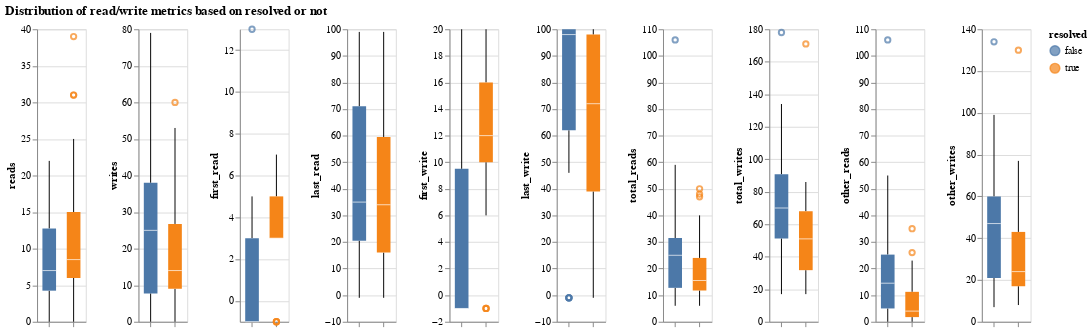

Source (notebook cell):
### Code cell
import altair as alt

# Visualizing the differences in the distributions of the top 3 features based on resolved or not
plots = []
for feature in read_write_columns:
    chart = alt.Chart(mwu).mark_boxplot().encode(
        alt.X("resolved").title(None).axis(labels=False),
        y=feature,
        color="resolved:N"   
    ).properties(
        width=50,
        height=300
    )
    plots.append(chart)

alt.hconcat(*plots).properties(title="Distribution of read/write metrics based on resolved or not")

### Figure 1 — Vega-Lite specification as saved in the notebook (floating-point values rounded to 4 significant figures)
{"config": {"view": {"continuousWidth": 300, "continuousHeight": 300}}, "hconcat": [{"mark": {"type": "boxplot"}, "encoding": {"color": {"field": "resolved", "type": "nominal"}, "x": {"axis": {"labels": false}, "field": "resolved", "title": null, "type": "nominal"}, "y": {"field": "reads", "type": "quantitative"}}, "height": 300, "width": 50}, {"mark": {"type": "boxplot"}, "encoding": {"color": {"field": "resolved", "type": "nominal"}, "x": {"axis": {"labels": false}, "field": "resolved", "title": null, "type": "nominal"}, "y": {"field": "writes", "type": "quantitative"}}, "height": 300, "width": 50}, {"mark": {"type": "boxplot"}, "encoding": {"color": {"field": "resolved", "type": "nominal"}, "x": {"axis": {"labels": false}, "field": "resolved", "title": null, "type": "nominal"}, "y": {"field": "first_read", "type": "quantitative"}}, "height": 300, "width": 50}, {"mark": {"type": "boxplot"}, "encoding": {"color": {"field": "resolved", "type": "nominal"}, "x": {"axis": {"labels": false}, "field": "resolved", "title": null, "type": "nominal"}, "y": {"field": "last_read", "type": "quantitative"}}, "height": 300, "width": 50}, {"mark": {"type": "boxplot"}, "encoding": {"color": {"field": "resolved", "type": "nominal"}, "x": {"axis": {"labels": false}, "field": "resolved", "title": null, "type": "nominal"}, "y": {"field": "first_write", "type": "quantitative"}}, "height": 300, "width": 50}, {"mark": {"type": "boxplot"}, "encoding": {"color": {"field": "resolved", "type": "nominal"}, "x": {"axis": {"labels": false}, "field": "resolved", "title": null, "type": "nominal"}, "y": {"field": "last_write", "type": "quantitative"}}, "height": 300, "width": 50}, {"mark": {"type": "boxplot"}, "encoding": {"color": {"field": "resolved", "type": "nominal"}, "x": {"axis": {"labels": false}, "field": "resolved", "title": null, "type": "nominal"}, "y": {"field": "total_reads", "type": "quantitative"}}, "height": 300, "width": 50}, {"mark": {"type": "boxplot"}, "encoding": {"color": {"field": "resolved", "type": "nominal"}, "x": {"axis": {"labels": false}, "field": "resolved", "title": null, "type": "nominal"}, "y": {"field": "total_writes", "type": "quantitative"}}, "height": 300, "width": 50}, {"mark": {"type": "boxplot"}, "encoding": {"color": {"field": "resolved", "type": "nominal"}, "x": {"axis": {"labels": false}, "field": "resolved", "title": null, "type": "nominal"}, "y": {"field": "other_reads", "type": "quantitative"}}, "height": 300, "width": 50}, {"mark": {"type": "boxplot"}, "encoding": {"color": {"field": "resolved", "type": "nominal"}, "x": {"axis": {"labels": false}, "field": "resolved", "title": null, "type": "nominal"}, "y": {"field": "other_writes", "type": "quantitative"}}, "height": 300, "width": 50}], "data": {"name": "data-4fbc0692ce5afbe325398ae3740a6057"}, "title": "Distribution of read/write metrics based on resolved or not", "$schema": "https://vega.github.io/schema/vega-lite/v5.20.1.json", "datasets": {"data-4fbc0692ce5afbe325398ae3740a6057": [{"resolved": true, "reads": 5, "writes": 6, "total_reads": 7, "total_writes": 17, "other_reads": 2, "other_writes": 11, "first_read": 3, "last_read": 7, "first_write": 10, "last_write": 22}, {"resolved": false, "reads": 22, "writes": 26, "total_reads": 28, "total_writes": 51, "other_reads": 6, "other_writes": 25, "first_read": 3, "last_read": 93, "first_write": 6, "last_write": 100}, {"resolved": true, "reads": 8, "writes": 9, "total_reads": 15, "total_writes": 17, "other_reads": 7, "other_writes": 8, "first_read": 3, "last_read": 25, "first_write": 12, "last_write": 36}, {"resolved": false, "reads": 5, "writes": 79, "total_reads": 24, "total_writes": 178, "other_reads": 19, "other_writes": 99, "first_read": -1, "last_read": 19, "first_write": -1, "last_write": 100}, {"resolved": false, "reads": 5, "writes": 65, "total_reads": 7, "total_writes": 79, "other_reads": 2, "other_writes": 14, "first_read": 3, "last_read": 91, "first_write": 10, "last_write": 100}, {"resolved": true, "reads": 14, "writes": 15, "total_reads": 14, "total_writes": 66, "other_reads": 0, "other_writes": 51, "first_read": 3, "last_read": 85, "first_write": 12, "last_write": 96}, {"resolved": true, "reads": 7, "writes": 5, "total_reads": 12, "total_writes": 36, "other_reads": 5, "other_writes": 31, "first_read": 5, "last_read": 17, "first_write": 18, "last_write": 20}, {"resolved": false, "reads": 10, "writes": 12, "total_reads": 15, "total_writes": 36, "other_reads": 5, "other_writes": 24, "first_read": 3, "last_read": 97, "first_write": 14, "last_write": 46}, {"resolved": true, "reads": 12, "writes": 10, "total_reads": 24, "total_writes": 53, "other_reads": 12, "other_writes": 43, "first_read": 5, "last_read": 59, "first_write": 18, "last_write": 70}, {"resolved": true, "reads": 15, "writes": 7, "total_reads": 15, "total_writes": 32, "other_reads": 0, "other_writes": 25, "first_read": 3, "last_read": 13, "first_write": 16, "last_write": 50}, {"resolved": true, "reads": 5, "writes": 9, "total_reads": 20, "total_writes": 86, "other_reads": 15, "other_writes": 77, "first_read": -1, "last_read": 7, "first_write": -1, "last_write": 32}, {"resolved": true, "reads": 6, "writes": 12, "total_reads": 8, "total_writes": 50, "other_reads": 2, "other_writes": 38, "first_read": 5, "last_read": 33, "first_write": 6, "last_write": 70}, {"resolved": false, "reads": 18, "writes": 3, "total_reads": 26, "total_writes": 55, "other_reads": 8, "other_writes": 52, "first_read": -1, "last_read": 55, "first_write": -1, "last_write": 62}, {"resolved": true, "reads": 0, "writes": 0, "total_reads": 23, "total_writes": 68, "other_reads": 23, "other_writes": 68, "first_read": -1, "last_read": -1, "first_write": -1, "last_write": -1}, {"resolved": true, "reads": 15, "writes": 21, "total_reads": 17, "total_writes": 68, "other_reads": 2, "other_writes": 47, "first_read": 3, "last_read": 59, "first_write": 20, "last_write": 86}, {"resolved": false, "reads": 2, "writes": 0, "total_reads": 29, "total_writes": 87, "other_reads": 27, "other_writes": 87, "first_read": -1, "last_read": 31, "first_write": -1, "last_write": -1}, {"resolved": true, "reads": 8, "writes": 15, "total_reads": 12, "total_writes": 47, "other_reads": 4, "other_writes": 32, "first_read": 7, "last_read": 51, "first_write": 6, "last_write": 74}, {"resolved": true, "reads": 5, "writes": 5, "total_reads": 6, "total_writes": 23, "other_reads": 1, "other_writes": 18, "first_read": 3, "last_read": 5, "first_write": 14, "last_write": 16}, {"resolved": true, "reads": 25, "writes": 14, "total_reads": 47, "total_writes": 57, "other_reads": 22, "other_writes": 43, "first_read": 5, "last_read": 41, "first_write": 16, "last_write": 80}, {"resolved": false, "reads": 6, "writes": 22, "total_reads": 11, "total_writes": 64, "other_reads": 5, "other_writes": 42, "first_read": 5, "last_read": 15, "first_write": 10, "last_write": 62}, {"resolved": true, "reads": 8, "writes": 9, "total_reads": 12, "total_writes": 65, "other_reads": 4, "other_writes": 56, "first_read": 3, "last_read": 61, "first_write": 14, "last_write": 82}, {"resolved": false, "reads": 12, "writes": 35, "total_reads": 15, "total_writes": 76, "other_reads": 3, "other_writes": 41, "first_read": 3, "last_read": 71, "first_write": 12, "last_write": 100}, {"resolved": true, "reads": 19, "writes": 42, "total_reads": 19, "total_writes": 75, "other_reads": 0, "other_writes": 33, "first_read": 3, "last_read": 35, "first_write": 16, "last_write": 100}, {"resolved": false, "reads": 17, "writes": 7, "total_reads": 59, "total_writes": 63, "other_reads": 42, "other_writes": 56, "first_read": -1, "last_read": 99, "first_write": -1, "last_write": 98}, {"resolved": true, "reads": 13, "writes": 41, "total_reads": 48, "total_writes": 171, "other_reads": 35, "other_writes": 130, "first_read": -1, "last_read": 71, "first_write": -1, "last_write": 76}, {"resolved": false, "reads": 10, "writes": 20, "total_reads": 28, "total_writes": 80, "other_reads": 18, "other_writes": 60, "first_read": -1, "last_read": 29, "first_write": -1, "last_write": 84}, {"resolved": true, "reads": 7, "writes": 12, "total_reads": 11, "total_writes": 29, "other_reads": 4, "other_writes": 17, "first_read": 3, "last_read": 17, "first_write": 12, "last_write": 60}, {"resolved": true, "reads": 9, "writes": 14, "total_reads": 9, "total_writes": 31, "other_reads": 0, "other_writes": 17, "first_read": 3, "last_read": 61, "first_write": 12, "last_write": 70}, {"resolved": true, "reads": 5, "writes": 8, "total_reads": 6, "total_writes": 22, "other_reads": 1, "other_writes": 14, "first_read": 3, "last_read": 7, "first_write": 10, "last_write": 40}, {"resolved": true, "reads": 31, "writes": 53, "total_reads": 40, "total_writes": 71, "other_reads": 9, "other_writes": 18, "first_read": 3, "last_read": 65, "first_write": 12, "last_write": 100}, {"resolved": true, "reads": 6, "writes": 9, "total_reads": 9, "total_writes": 23, "other_reads": 3, "other_writes": 14, "first_read": 5, "last_read": 21, "first_write": 12, "last_write": 30}, {"resolved": true, "reads": 31, "writes": 26, "total_reads": 36, "total_writes": 35, "other_reads": 5, "other_writes": 9, "first_read": 3, "last_read": 59, "first_write": 16, "last_write": 100}, {"resolved": true, "reads": 11, "writes": 46, "total_reads": 15, "total_writes": 63, "other_reads": 4, "other_writes": 17, "first_read": 3, "last_read": 47, "first_write": 10, "last_write": 52}, {"resolved": true, "reads": 6, "writes": 44, "total_reads": 32, "total_writes": 77, "other_reads": 26, "other_writes": 33, "first_read": 3, "last_read": 7, "first_write": 12, "last_write": 100}, {"resolved": false, "reads": 5, "writes": 24, "total_reads": 8, "total_writes": 31, "other_reads": 3, "other_writes": 7, "first_read": 3, "last_read": 5, "first_write": 6, "last_write": 100}, {"resolved": false, "reads": 3, "writes": 45, "total_reads": 30, "total_writes": 105, "other_reads": 27, "other_writes": 60, "first_read": -1, "last_read": 25, "first_write": -1, "last_write": 100}, {"resolved": false, "reads": 10, "writes": 28, "total_reads": 21, "total_writes": 48, "other_reads": 11, "other_writes": 20, "first_read": 13, "last_read": 31, "first_write": 20, "last_write": 64}, {"resolved": false, "reads": 19, "writes": 44, "total_reads": 52, "total_writes": 124, "other_reads": 33, "other_writes": 80, "first_read": -1, "last_read": 61, "first_write": -1, "last_write": 98}, {"resolved": true, "reads": 39, "writes": 29, "total_reads": 50, "total_writes": 52, "other_reads": 11, "other_writes": 23, "first_read": 7, "last_read": 99, "first_write": 18, "last_write": 98}, {"resolved": false, "reads": 4, "writes": 27, "total_reads": 24, "total_writes": 79, "other_reads": 20, "other_writes": 52, "first_read": -1, "last_read": 59, "first_write": -1, "last_write": 100}, {"resolved": false, "reads": 13, "writes": 10, "total_reads": 32, "total_writes": 36, "other_reads": 19, "other_writes": 26, "first_read": 5, "last_read": 71, "first_write": 18, "last_write": 84}, {"resolved": false, "reads": 16, "writes": 34, "total_reads": 36, "total_writes": 110, "other_reads": 20, "other_writes": 76, "first_read": -1, "last_read": 99, "first_write": -1, "last_write": 100}, {"resolved": false, "reads": 8, "writes": 39, "total_reads": 8, "total_writes": 54, "other_reads": 0, "other_writes": 15, "first_read": 3, "last_read": 39, "first_write": 4, "last_write": 100}, {"resolved": false, "reads": 1, "writes": 0, "total_reads": 6, "total_writes": 17, "other_reads": 5, "other_writes": 17, "first_read": -1, "last_read": 15, "first_write": -1, "last_write": -1}, {"resolved": false, "reads": 0, "writes": 0, "total_reads": 55, "total_writes": 52, "other_reads": 55, "other_writes": 52, "first_read": -1, "last_read": -1, "first_write": -1, "last_write": -1}, {"resolved": false, "reads": 0, "writes": 0, "total_reads": 106, "total_writes": 134, "other_reads": 106, "other_writes": 134, "first_read": -1, "last_read": -1, "first_write": -1, "last_write": -1}, {"resolved": false, "reads": 6, "writes": 75, "total_reads": 12, "total_writes": 92, "other_reads": 6, "other_writes": 17, "first_read": 3, "last_read": 25, "first_write": 8, "last_write": 100}, {"resolved": true, "reads": 16, "writes": 60, "total_reads": 16, "total_writes": 80, "other_reads": 0, "other_writes": 20, "first_read": 5, "last_read": 75, "first_write": 6, "last_write": 100}, {"resolved": true, "reads": 6, "writes": 24, "total_reads": 24, "total_writes": 46, "other_reads": 18, "other_writes": 22, "first_read": 3, "last_read": 17, "first_write": 10, "last_write": 98}, {"resolved": true, "reads": 12, "writes": 26, "total_reads": 19, "total_writes": 44, "other_reads": 7, "other_writes": 18, "first_read": 3, "last_read": 31, "first_write": 12, "last_write": 98}]}}
